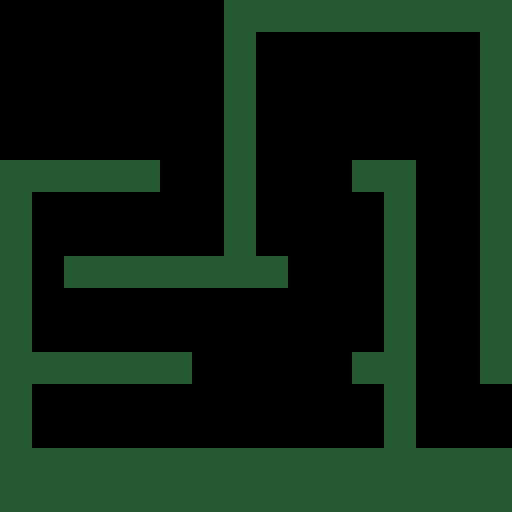

A level layout from a 2D game, rendered from its tile map. Below: a short description, then the map file with its tile-grid data intact:
An orthogonal 16x16 tile map with 32x32 px tiles, 1 tile layer (platform) and 34 objects.

<map version="1.4" tiledversion="1.4.1" orientation="orthogonal" renderorder="right-down" width="16" height="16" tilewidth="32" tileheight="32" infinite="0" nextlayerid="7" nextobjectid="49">
 <tileset firstgid="1" source="platform.tsx" />
 <layer id="1" name="platform" width="16" height="16">
  <data encoding="csv">
0,0,0,0,0,0,0,12,12,12,12,12,12,12,12,12,
0,0,0,0,0,0,0,12,0,0,0,0,0,0,0,12,
0,0,0,0,0,0,0,12,0,0,0,0,0,0,0,12,
0,0,0,0,0,0,0,12,0,0,0,0,0,0,0,12,
0,0,0,0,0,0,0,12,0,0,0,0,0,0,0,12,
12,12,12,12,12,0,0,12,0,0,0,12,12,0,0,12,
12,0,0,0,0,0,0,12,0,0,0,0,12,0,0,12,
12,0,0,0,0,0,0,12,0,0,0,0,12,0,0,12,
12,0,12,12,12,12,12,12,12,0,0,0,12,0,0,12,
12,0,0,0,0,0,0,0,0,0,0,0,12,0,0,12,
12,0,0,0,0,0,0,0,0,0,0,0,12,0,0,12,
12,12,12,12,12,12,0,0,0,0,0,12,12,0,0,12,
12,0,0,0,0,0,0,0,0,0,0,0,12,0,0,0,
12,0,0,0,0,0,0,0,0,0,0,0,12,0,0,0,
12,12,12,12,12,12,12,12,12,12,12,12,12,12,12,12,
12,12,12,12,12,12,12,12,12,12,12,12,12,12,12,12
</data>
 </layer>
 <objectgroup id="6" name="platformBody">
  <object id="36" x="0" y="160" width="160" height="32" />
  <object id="37" x="0" y="160" width="32" height="352" />
  <object id="38" x="0" y="448" width="512" height="64" />
  <object id="39" x="0" y="352" width="192" height="32" />
  <object id="40" x="64" y="256" width="224" height="32" />
  <object id="41" x="224" y="0" width="32" height="288" />
  <object id="42" x="224" y="0" width="288" height="32" />
  <object id="43" x="480" y="0" width="32" height="384" />
  <object id="44" x="352" y="160" width="64" height="32" />
  <object id="45" x="384" y="160" width="32" height="352" />
  <object id="46" x="352" y="352" width="64" height="32" />
  <object id="47" x="0" y="0" width="8" height="512" />
  <object id="48" x="0" y="0" width="512" height="6.66667" />
 </objectgroup>
 <objectgroup id="2" name="star">
  <object id="1" x="96" y="288" width="32" height="32" />
  <object id="2" x="256" y="288" width="32" height="32" />
  <object id="3" x="128" y="320" width="32" height="32" />
  <object id="4" x="160" y="288" width="32" height="32" />
  <object id="5" x="160" y="160" width="32" height="32" />
  <object id="6" x="192" y="160" width="32" height="32" />
  <object id="7" x="96" y="224" width="32" height="32" />
  <object id="8" x="64" y="224" width="32" height="32" />
  <object id="9" x="32" y="384" width="32" height="32" />
  <object id="10" x="96" y="384" width="32" height="32" />
  <object id="11" x="64" y="416" width="32" height="32" />
  <object id="12" x="128" y="416" width="32" height="32" />
  <object id="15" x="352" y="320" width="32" height="32" />
  <object id="16" x="256" y="224" width="32" height="32" />
  <object id="17" x="352" y="128" width="32" height="32" />
  <object id="18" x="384" y="128" width="32" height="32" />
  <object id="19" x="416" y="192" width="32" height="32" />
  <object id="20" x="416" y="256" width="32" height="32" />
  <object id="21" x="416" y="320" width="32" height="32" />
 </objectgroup>
 <objectgroup id="4" name="start">
  <object id="23" x="32" y="128" width="32" height="32" />
 </objectgroup>
 <objectgroup id="5" name="end">
  <object id="24" x="501.085" y="384" width="10.9147" height="64" />
 </objectgroup>
</map>